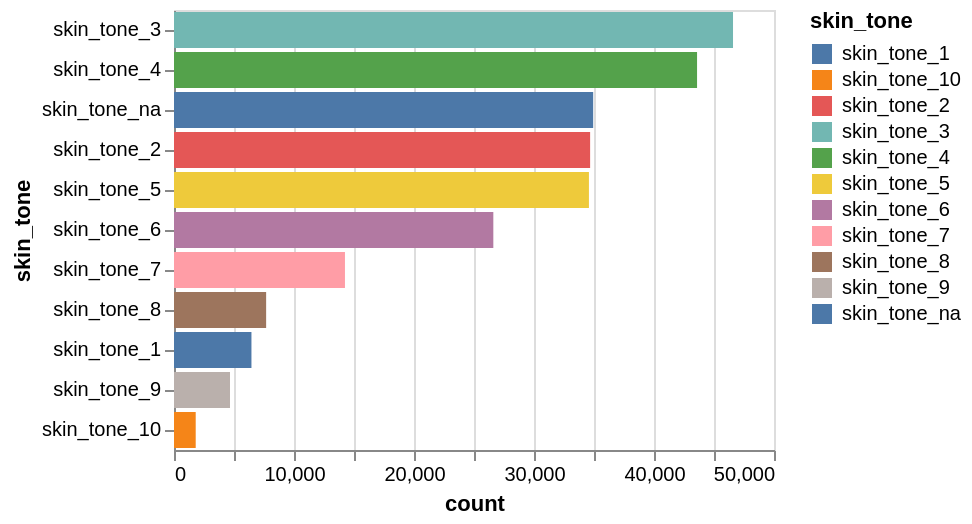

Notebook source saved alongside this figure:
### Markdown cell above
This data is heavily masculine-presenting. There are 3x times as many identified masculine individuals as feminine individuals.

### Code cell
# Isolating the skintones
skin_cols = []
for column in df.columns:
    if column.startswith("skin_tone_"):
        skin_cols.append(column)

# Counting the number of different skin tones represented
skin_counts = df[skin_cols].sum().reset_index(name="count").rename(columns={"index": "skin_tone"})

# Displaying the number of different skin tones represented
alt.Chart(skin_counts).mark_bar().encode(
    x="count:Q",
    y= alt.Y("skin_tone:N").sort('-x'),
    color="skin_tone:N"
)

### Figure 1 — Vega specification as saved in the notebook (floating-point values rounded to 4 significant figures)
{"$schema": "https://vega.github.io/schema/vega/v5.json", "data": [{"name": "source_0"}, {"name": "data_0", "values": [{"count_end": 6454.0, "count_start": 0.0, "skin_tone": "skin_tone_1"}, {"count_end": 34680.0, "count_start": 0.0, "skin_tone": "skin_tone_2"}, {"count_end": 46580.0, "count_start": 0.0, "skin_tone": "skin_tone_3"}, {"count_end": 43590.0, "count_start": 0.0, "skin_tone": "skin_tone_4"}, {"count_end": 34580.0, "count_start": 0.0, "skin_tone": "skin_tone_5"}, {"count_end": 26610.0, "count_start": 0.0, "skin_tone": "skin_tone_6"}, {"count_end": 14250.0, "count_start": 0.0, "skin_tone": "skin_tone_7"}, {"count_end": 7678.0, "count_start": 0.0, "skin_tone": "skin_tone_8"}, {"count_end": 4667.0, "count_start": 0.0, "skin_tone": "skin_tone_9"}, {"count_end": 1809.0, "count_start": 0.0, "skin_tone": "skin_tone_10"}, {"count_end": 34930.0, "count_start": 0.0, "skin_tone": "skin_tone_na"}]}, {"name": "source_0_y_domain_skin_tone", "values": [{"skin_tone": "skin_tone_1", "sort_field": 6454}, {"skin_tone": "skin_tone_2", "sort_field": 34677}, {"skin_tone": "skin_tone_3", "sort_field": 46585}, {"skin_tone": "skin_tone_4", "sort_field": 43588}, {"skin_tone": "skin_tone_5", "sort_field": 34578}, {"skin_tone": "skin_tone_6", "sort_field": 26611}, {"skin_tone": "skin_tone_7", "sort_field": 14247}, {"skin_tone": "skin_tone_8", "sort_field": 7678}, {"skin_tone": "skin_tone_9", "sort_field": 4667}, {"skin_tone": "skin_tone_10", "sort_field": 1809}, {"skin_tone": "skin_tone_na", "sort_field": 34932}]}, {"name": "data_0_color_domain_skin_tone", "values": [{"skin_tone": "skin_tone_1"}, {"skin_tone": "skin_tone_2"}, {"skin_tone": "skin_tone_3"}, {"skin_tone": "skin_tone_4"}, {"skin_tone": "skin_tone_5"}, {"skin_tone": "skin_tone_6"}, {"skin_tone": "skin_tone_7"}, {"skin_tone": "skin_tone_8"}, {"skin_tone": "skin_tone_9"}, {"skin_tone": "skin_tone_10"}, {"skin_tone": "skin_tone_na"}]}], "signals": [{"name": "y_step", "value": 20}, {"name": "height", "update": "bandspace(domain('y').length, 0.1, 0.05) * y_step"}], "marks": [{"type": "rect", "name": "marks", "from": {"data": "data_0"}, "encode": {"update": {"fill": {"field": "skin_tone", "scale": "color"}, "y": {"field": "skin_tone", "scale": "y"}, "x": {"field": "count_end", "scale": "x"}, "x2": {"field": "count_start", "scale": "x"}, "height": {"signal": "max(0.25, bandwidth('y'))"}}}, "style": ["bar"]}], "scales": [{"name": "x", "type": "linear", "domain": {"data": "data_0", "fields": ["count_start", "count_end"]}, "range": [0, {"signal": "width"}], "zero": true, "nice": true}, {"name": "y", "type": "band", "domain": {"data": "source_0_y_domain_skin_tone", "field": "skin_tone", "sort": {"op": "max", "field": "sort_field", "order": "descending"}}, "range": {"step": {"signal": "y_step"}}, "paddingInner": 0.1, "paddingOuter": 0.05}, {"name": "color", "type": "ordinal", "domain": {"data": "data_0_color_domain_skin_tone", "field": "skin_tone", "sort": true}, "range": "category"}], "axes": [{"scale": "x", "gridScale": "y", "grid": true, "minExtent": 0, "maxExtent": 0, "aria": false, "domain": false, "orient": "bottom", "tickCount": {"signal": "ceil(width/40)"}, "ticks": false, "labels": false, "zindex": 0}, {"scale": "x", "orient": "bottom", "title": "count", "grid": false, "labelOverlap": true, "tickCount": {"signal": "ceil(width/40)"}, "labelFlush": true, "zindex": 0}, {"scale": "y", "orient": "left", "title": "skin_tone", "grid": false, "zindex": 0}], "legends": [{"fill": "color", "symbolType": "square", "title": "skin_tone"}], "background": "white", "style": "cell", "padding": 5, "width": 300}
